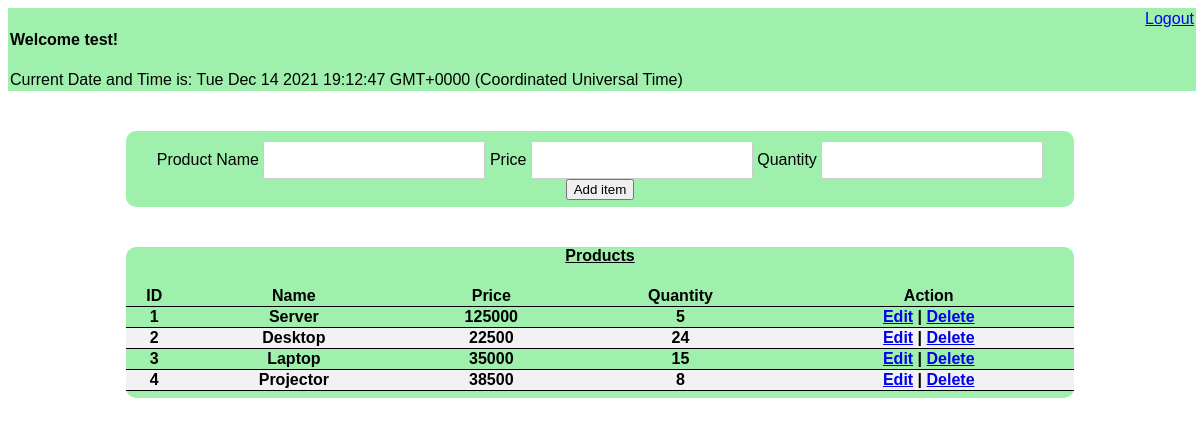
/index.php (signed in), run on the app's committed database.
### tables this page shows
CREATE TABLE IF NOT EXISTS `product` (
  `product_id` int(255) NOT NULL AUTO_INCREMENT,
  `product_name` varchar(255) NOT NULL,
  `price` int(255) NOT NULL,
  `quantity` int(255) NOT NULL,
  PRIMARY KEY (`product_id`)
);

### index.php (the view, shortened to what this page needs)
<!DOCTYPE html>
<html>
	<head>
    <link rel="stylesheet" href="style.css" />
		<link rel="stylesheet" href="css/style.css" />
	</head>
	<body onload=display_ct();>
    <div class="nav">
      <a style="float: right;" href="logout.php">Logout</a>
			<h4>Welcome <?php echo $_SESSION['username']; ?>! </h4>
			<h8>Current Date and Time is: <span id='ct' ></span></h8>
    </div>
    <div class="nav2">
		<form method="POST" action="additem.php">
		    <label for="name">Product Name</label>
		    <input type="text" name="product_name">
		    <label for="name">Price</label>
		    <input type="text" name="price">
		    <label for="name">Quantity</label>
		    <input type="text" name="quant">
		    <button type="submit" name="add">Add item</button>
		</form>
    </div>
    <div class="nav2">
    <h4><u>Products</u></h4>
          <table>
            <thead>
              <tr>
                  <th scope="col">ID</th>
                  <th scope="col">Name</th>
                  <th scope="col">Price</th>
                  <th scope="col">Quantity</th>
                  <th scope="col">Action</th>
              </tr>
            </thead>
            <tbody>
		        <?php
               $conn = new mysqli("localhost:3308","root","","wt");
               $sql = "SELECT * FROM product";
               $result = $conn->query($sql);
					   $count=0;
               if ($result -> num_rows >  0) {
                 while ($row = $result->fetch_assoc())
				        {
					   $count=$count+1;
            ?>
            <tr>
              <th><?php echo $count ?></th>
              <th><?php echo $row["product_name"] ?></th>
              <th><?php echo $row["price"]  ?></th>
              <th><?php echo $row["quantity"]  ?></th>
					    <th><a href="edit.php?id=<?php echo $row["product_id"] ?>">Edit</a> | <a href="delete.php?id=<?php echo $row["product_id"] ?>">Delete</a></th>
            </tr>
            <?php
              }
              }
            ?>
            </tbody>
          </table>
          </div>
	</body>
</html>

### style.css (style rules this page uses)
body { font-family:Arial, Sans-Serif; }
.nav { width: 100%; background-color: #9EF0AC; height: auto; padding: 2px; }
.nav2 { width: 80%; margin: 0 auto; text-align: center; background-color: #9EF0AC; border-radius: 10px; height: auto; margin-top: 40px; padding-bottom: 7px; }
input[type='text'], input[type='email'], input[type='password'] { width: 200px; border-radius: 2px;border: 1px solid #CCC; padding: 10px; color: #333; font-size: 14px; margin-top: 10px; }
table { width: 100%; border-collapse: collapse; text-align: center; }
th, td { border-bottom: 1px solid #000000; text-align: center; }
tr:nth-child(even) { background-color: #f2f2f2; }

### data on the page
product: product_name "Server", price "125000", quantity "5"
product: product_name "Desktop", price "22500", quantity "24"
product: product_name "Laptop", price "35000", quantity "15"
product: product_name "Projector", price "38500", quantity "8"

### other printed values
$_SESSION['username'] "test"
